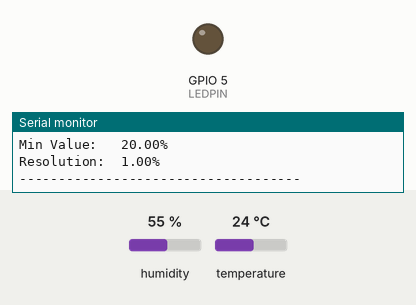
A sketch run on a simulated ESP32. On the bench: output pins drawn as LEDs (lit = HIGH), the last lines printed to the serial monitor. The inputs (shaded band) are chosen by the test bench; at power-on: humidity 55 %, temperature 24 °C.

Above: at 1.5 s.
1.6 s: humidity set to 59 %
4.6 s: humidity set to 62 %
At 7.6 s:
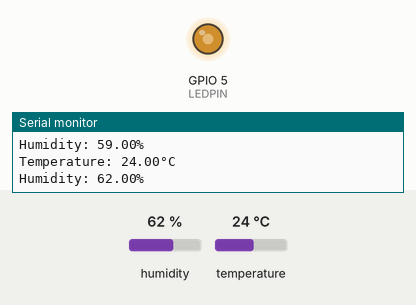
Timing chart, 0 to 9.1 s (numbered marks = the images above; inputs shaded):
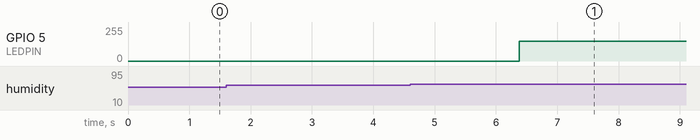

Measured:
- the behaviour switches between 60 and 61 % on humidity (found by bisection; images 0 and 1)
- after the input at 4.6 s, GPIO 5 (LEDPIN): 0/255 → 149/255 after 1.8 s

The sketch:

t5.ino
```cpp
#include <Adafruit_Sensor.h>
#include <DHT.h>
#include <DHT_U.h>

#define DHTPIN 16
#define DHTTYPE    DHT11     // DHT 11

#define LEDPIN 5
#define LEDCHANNEL 1
#define LEDFREQ 5000
#define LEDRESOLUTION 8
#define OFFBRIGHTNESS 0
#define ONBRIGHTNESS 150

DHT_Unified dht(DHTPIN, DHTTYPE);

uint32_t delayMS;
int current_brightness = OFFBRIGHTNESS; // Adjusts LED brightness

void setup() {
  Serial.begin(9600);
  // Initialize device.
  dht.begin();
  Serial.println(F("DHTxx Unified Sensor Example"));
  // Print temperature sensor details.
  sensor_t sensor;
  dht.temperature().getSensor(&sensor);
  Serial.println(F("------------------------------------"));
  Serial.println(F("Temperature Sensor"));
  Serial.print  (F("Sensor Type: ")); Serial.println(sensor.name);
  Serial.print  (F("Driver Ver:  ")); Serial.println(sensor.version);
  Serial.print  (F("Unique ID:   ")); Serial.println(sensor.sensor_id);
  Serial.print  (F("Max Value:   ")); Serial.print(sensor.max_value); Serial.println(F("°C"));
  Serial.print  (F("Min Value:   ")); Serial.print(sensor.min_value); Serial.println(F("°C"));
  Serial.print  (F("Resolution:  ")); Serial.print(sensor.resolution); Serial.println(F("°C"));
  Serial.println(F("------------------------------------"));
  // Print humidity sensor details.
  dht.humidity().getSensor(&sensor);
  Serial.println(F("Humidity Sensor"));
  Serial.print  (F("Sensor Type: ")); Serial.println(sensor.name);
  Serial.print  (F("Driver Ver:  ")); Serial.println(sensor.version);
  Serial.print  (F("Unique ID:   ")); Serial.println(sensor.sensor_id);
  Serial.print  (F("Max Value:   ")); Serial.print(sensor.max_value); Serial.println(F("%"));
  Serial.print  (F("Min Value:   ")); Serial.print(sensor.min_value); Serial.println(F("%"));
  Serial.print  (F("Resolution:  ")); Serial.print(sensor.resolution); Serial.println(F("%"));
  Serial.println(F("------------------------------------"));
  // Set delay between sensor readings based on sensor details.
  delayMS = sensor.min_delay / 1000;

  // Setup LED
  ledcSetup(LEDCHANNEL, LEDFREQ, LEDRESOLUTION);
  ledcAttachPin(LEDPIN, LEDCHANNEL);
}

void loop() {
  // Delay between measurements.
  delay(delayMS);
  // Get temperature event and print its value.
  sensors_event_t event;
  dht.temperature().getEvent(&event);
  volatile float temperature = event.temperature;
  if (isnan(temperature)) {
    Serial.println(F("Error reading temperature!"));
  }
  else {
    Serial.print(F("Temperature: "));
    Serial.print(temperature);
    Serial.println(F("°C"));
  }
  // Get humidity event and print its value.
  dht.humidity().getEvent(&event);
  volatile float humidity = event.relative_humidity;
  if (isnan(humidity)) {
    Serial.println(F("Error reading humidity!"));
  }
  else {
    Serial.print(F("Humidity: "));
    Serial.print(humidity);
    Serial.println(F("%"));
  }

  if ((temperature > 25.00) || (humidity > 60.00)) {
    current_brightness = ONBRIGHTNESS;
  } else {
    current_brightness = OFFBRIGHTNESS;
  }
  ledcWrite(LEDCHANNEL, current_brightness);
}
```
